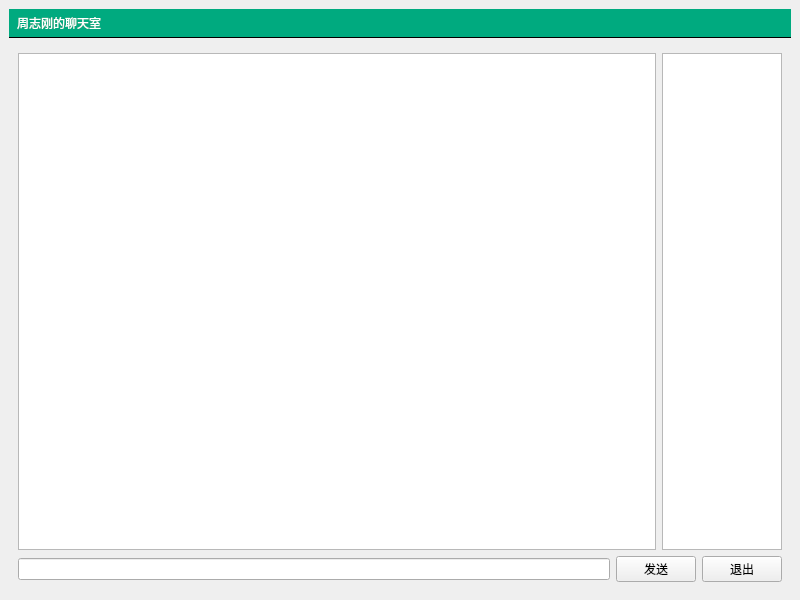
<?xml version="1.0" encoding="UTF-8"?>
<ui version="4.0">
 <class>MainWindow</class>
 <widget class="QMainWindow" name="MainWindow">
  <property name="geometry">
   <rect>
    <x>0</x>
    <y>0</y>
    <width>800</width>
    <height>600</height>
   </rect>
  </property>
  <property name="windowTitle">
   <string>聊天室客户端</string>
  </property>
  <property name="styleSheet">
   <string notr="true">#titleLabel{
background:white;
font:24pt&quot;黑体&quot;;
border:none;
border-bottom:1px solid black;	
padding:5px;
color:rgb(255,255,255);
background-color:rgba(0,170,127,255);
}

#mainFrame{
border:none;
background:white;
}

#loginFrame{
background:qlineargradient(x1:0,y1:0,x2:0,y2:1,stop:0#ddf,stop:1#aaf);
border:1px solid gray;
padding:10px;
border-radius:25px
}</string>
  </property>
  <widget class="QWidget" name="centralwidget">
   <layout class="QVBoxLayout" name="verticalLayout">
    <item>
     <widget class="QLabel" name="titleLabel">
      <property name="styleSheet">
       <string notr="true"/>
      </property>
      <property name="text">
       <string>周志刚的聊天室</string>
      </property>
     </widget>
    </item>
    <item>
     <widget class="QStackedWidget" name="stackedWidget">
      <property name="currentIndex">
       <number>1</number>
      </property>
      <widget class="QWidget" name="loginPage">
       <layout class="QGridLayout" name="gridLayout_2">
        <item row="0" column="1">
         <spacer name="verticalSpacer_2">
          <property name="orientation">
           <enum>Qt::Orientation::Vertical</enum>
          </property>
          <property name="sizeHint" stdset="0">
           <size>
            <width>20</width>
            <height>141</height>
           </size>
          </property>
         </spacer>
        </item>
        <item row="1" column="0">
         <spacer name="horizontalSpacer">
          <property name="orientation">
           <enum>Qt::Orientation::Horizontal</enum>
          </property>
          <property name="sizeHint" stdset="0">
           <size>
            <width>213</width>
            <height>20</height>
           </size>
          </property>
         </spacer>
        </item>
        <item row="1" column="1">
         <widget class="QFrame" name="loginFrame">
          <property name="frameShape">
           <enum>QFrame::Shape::StyledPanel</enum>
          </property>
          <property name="frameShadow">
           <enum>QFrame::Shadow::Raised</enum>
          </property>
          <layout class="QVBoxLayout" name="verticalLayout_2">
           <item>
            <layout class="QGridLayout" name="gridLayout">
             <item row="0" column="0">
              <widget class="QLabel" name="label_2">
               <property name="text">
                <string>服务器地址：</string>
               </property>
              </widget>
             </item>
             <item row="0" column="1">
              <widget class="QLineEdit" name="serverEdit">
               <property name="text">
                <string>127.0.0.1</string>
               </property>
              </widget>
             </item>
             <item row="1" column="0">
              <widget class="QLabel" name="label_3">
               <property name="text">
                <string>昵称：</string>
               </property>
              </widget>
             </item>
             <item row="1" column="1">
              <widget class="QLineEdit" name="userNameEdit">
               <property name="text">
                <string>wangwu</string>
               </property>
              </widget>
             </item>
            </layout>
           </item>
           <item>
            <spacer name="verticalSpacer">
             <property name="orientation">
              <enum>Qt::Orientation::Vertical</enum>
             </property>
             <property name="sizeHint" stdset="0">
              <size>
               <width>20</width>
               <height>10</height>
              </size>
             </property>
            </spacer>
           </item>
           <item>
            <widget class="QPushButton" name="btnLogin">
             <property name="text">
              <string>登录聊天室</string>
             </property>
            </widget>
           </item>
           <item>
            <spacer name="verticalSpacer_4">
             <property name="orientation">
              <enum>Qt::Orientation::Vertical</enum>
             </property>
             <property name="sizeHint" stdset="0">
              <size>
               <width>20</width>
               <height>40</height>
              </size>
             </property>
            </spacer>
           </item>
          </layout>
         </widget>
        </item>
        <item row="1" column="2">
         <spacer name="horizontalSpacer_2">
          <property name="orientation">
           <enum>Qt::Orientation::Horizontal</enum>
          </property>
          <property name="sizeHint" stdset="0">
           <size>
            <width>213</width>
            <height>20</height>
           </size>
          </property>
         </spacer>
        </item>
        <item row="2" column="1">
         <spacer name="verticalSpacer_3">
          <property name="orientation">
           <enum>Qt::Orientation::Vertical</enum>
          </property>
          <property name="sizeHint" stdset="0">
           <size>
            <width>20</width>
            <height>141</height>
           </size>
          </property>
         </spacer>
        </item>
       </layout>
      </widget>
      <widget class="QWidget" name="chatPage">
       <layout class="QVBoxLayout" name="verticalLayout_3">
        <item>
         <layout class="QHBoxLayout" name="horizontalLayout">
          <item>
           <widget class="QTextEdit" name="roomTextEdit"/>
          </item>
          <item>
           <widget class="QListWidget" name="userListWidget">
            <property name="maximumSize">
             <size>
              <width>120</width>
              <height>16777215</height>
             </size>
            </property>
           </widget>
          </item>
         </layout>
        </item>
        <item>
         <layout class="QHBoxLayout" name="horizontalLayout_2">
          <item>
           <widget class="QLineEdit" name="sayLineEdit"/>
          </item>
          <item>
           <widget class="QPushButton" name="sendButton">
            <property name="text">
             <string>发送</string>
            </property>
           </widget>
          </item>
          <item>
           <widget class="QPushButton" name="logoutButton">
            <property name="text">
             <string>退出</string>
            </property>
           </widget>
          </item>
         </layout>
        </item>
       </layout>
      </widget>
     </widget>
    </item>
   </layout>
  </widget>
 </widget>
 <resources/>
 <connections/>
</ui>
